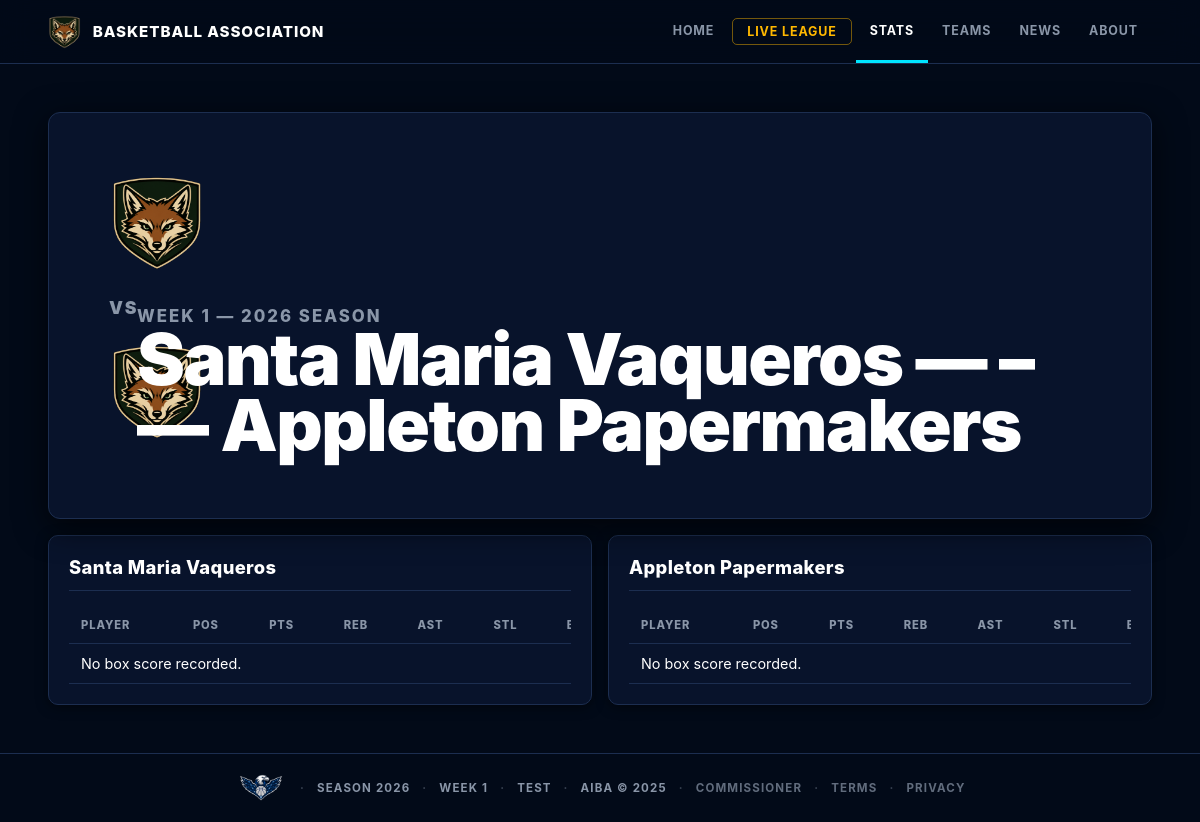
The app's page /games/1 with its own data.
### tables this page shows
CREATE TABLE games (
            id           INTEGER PRIMARY KEY,
            home_team_id INTEGER NOT NULL REFERENCES teams(id),
            away_team_id INTEGER NOT NULL REFERENCES teams(id),
            week         INTEGER NOT NULL,
            season_year  INTEGER NOT NULL,
            home_score   INTEGER,
            away_score   INTEGER,
            played       INTEGER DEFAULT 0
        , q1_home INTEGER, q2_home INTEGER, q3_home INTEGER, q4_home INTEGER, q1_away INTEGER, q2_away INTEGER, q3_away INTEGER, q4_away INTEGER, mvp_player_id INTEGER, playoff_series_id INTEGER, possessions INTEGER);

CREATE TABLE teams (
            id          INTEGER PRIMARY KEY,
            city        TEXT NOT NULL,
            name        TEXT NOT NULL,
            abbreviation TEXT NOT NULL,
            mascot     TEXT,
            colors      TEXT,
            logo_description TEXT,
            motto       TEXT,
            arena       TEXT,
            team_archetype TEXT,
            play_style  TEXT,
            reputation  TEXT,
            rivalry     TEXT,
            signature_trait TEXT
        , fan_pitch TEXT, pressure_label TEXT, rivalry_intensity REAL DEFAULT 0.5);

CREATE TABLE league_state (
            id           INTEGER PRIMARY KEY,
            current_week INTEGER DEFAULT 1,
            season_year  INTEGER DEFAULT 2026,
            mode         TEXT DEFAULT 'test',
            official_started INTEGER DEFAULT 0,
            offseason_stage TEXT,
            offseason_from_season INTEGER,
            last_updated TEXT
        , phase TEXT DEFAULT 'regular_season');

### web_app.py (the view)
@app.route("/games/<int:game_id>")
def game_page(game_id):
    def load(conn):
        detail = q.game_detail(conn, game_id)
        state = q.get_state(conn)
        return {"state": state, "detail": detail}
    data = with_conn(load)
    if not data["state"]:
        return render_no_league()
    if not data["detail"]:
        return render_template("not_found.html", title="Game not found"), 404
    return render_template("game_detail.html", **data, active="scores")

### league/database.py (called while the page is built)
def get_connection():
    url = os.environ.get("DATABASE_URL")
    if url:
        import psycopg2
        from urllib.parse import urlparse, unquote
        url = url.strip()
        p = urlparse(url)
        pg = psycopg2.connect(
            host=p.hostname,
            port=p.port or 5432,
            dbname=p.path.lstrip("/"),
            user=p.username,
            password=unquote(p.password, encoding="latin-1") if p.password else None,
        )
        pg.autocommit = False
        return _PGConn(pg)
    else:
        conn = sqlite3.connect(DB_PATH)
        conn.row_factory = sqlite3.Row
        conn.execute("PRAGMA foreign_keys = ON")
        return conn

### league/web_queries.py (called while the page is built)
def dicts(rows):
    return [dict(row) for row in rows]

def one(row):
    return dict(row) if row else None

def get_state(conn):
    return one(conn.execute("SELECT * FROM league_state WHERE id = 1").fetchone())

def get_site_chrome(conn):
    return {
        "state": get_state(conn),
        "teams": dicts(conn.execute(
            "SELECT id, city, name, abbreviation FROM teams ORDER BY city"
        ).fetchall()),
    }

### web_app.py (called while the page is built)
def with_conn(callback):
    conn = get_connection()
    try:
        return callback(conn)
    finally:
        conn.close()

@app.context_processor
def inject_chrome():
    def load():
        return with_conn(q.get_site_chrome)
    try:
        chrome = load()
    except Exception:
        chrome = {"state": None, "teams": []}
    return chrome

### templates/game_detail.html (shortened to what this page needs)
{% extends "base.html" %}
{% block content %}
<section class="game-hero">
  <div class="game-matchup-logos" style="display:flex;align-items:center;gap:24px;margin-bottom:16px;flex-wrap:wrap;">
    <div style="text-align:center;">
      <img src="{{ url_for('static', filename='images/teams/' ~ detail.game.home_abbr ~ '/primary.png') }}"
           alt="{{ detail.game.home_abbr }}"
           class="logo-primary"
           style="height:100px;"
           onerror="this.style.display='none';this.nextElementSibling.style.display='grid'">
    </div>
    <span style="font-size:1.1rem;font-weight:900;color:var(--muted);letter-spacing:.1em;">VS</span>
    <div style="text-align:center;">
      <img src="{{ url_for('static', filename='images/teams/' ~ detail.game.away_abbr ~ '/primary.png') }}"
           alt="{{ detail.game.away_abbr }}"
           class="logo-primary"
           style="height:100px;"
           onerror="this.style.display='none';this.nextElementSibling.style.display='grid'">
    </div>
  </div>
  <div>
    <p class="eyebrow">Week {{ detail.game.week }} &mdash; {{ detail.game.season_year }} Season</p>
    <h1>{{ detail.game.home_name }} {{ detail.game.home_score or "—" }} &ndash; {{ detail.game.away_score or "—" }} {{ detail.game.away_name }}</h1>
  </div>
</section>
<section class="section-grid" style="margin-top:16px;">
  {% for team_name in [detail.game.home_name, detail.game.away_name] %}
    <div class="panel">
      <div class="section-head"><h2>{{ team_name }}</h2></div>
      <div class="table-wrap">
        <table>
          <thead><tr><th>Player</th><th>Pos</th><th>PTS</th><th>REB</th><th>AST</th><th>STL</th><th>BLK</th></tr></thead>
          <tbody>
            {% for row in detail.box if row.team_name == team_name %}
              <tr{% if detail.mvp and row.player_id == detail.mvp.player_id %} class="mvp-row"{% endif %}>
                <td><a href="{{ url_for('player_page', player_id=row.player_id) }}">{{ row.player }}</a>{% if detail.mvp and row.player_id == detail.mvp.player_id %} <span class="mvp-pip">MVP</span>{% endif %}</td>
                <td>{{ row.position }}</td>
                <td>{{ row.points }}</td>
                <td>{{ row.rebounds }}</td>
                <td>{{ row.assists }}</td>
                <td>{{ row.steals }}</td>
                <td>{{ row.blocks }}</td>
              </tr>
            {% else %}
              <tr><td colspan="7">No box score recorded.</td></tr>
            {% endfor %}
          </tbody>
        </table>
      </div>
    </div>
  {% endfor %}
</section>
{% endblock %}

### templates/base.html (shortened to what this page needs)
<!doctype html>
<html lang="en">
<head>
  <link rel="stylesheet" href="{{ url_for('static', filename='site.css') }}">
</head>
<body>
  <header class="site-header">
    <a class="brand" href="{{ url_for('home') }}">
      <img src="{{ url_for('static', filename='images/league/primary.png') }}"
           alt="AIBA"
           class="brand-logo"
           onerror="this.style.display='none';this.nextElementSibling.style.display='inline-flex'">
      <span class="brand-copy">Basketball Association</span>
    </a>
    <nav class="nav" aria-label="Primary">
      <a class="{{ 'active' if active == 'home' else '' }}" href="{{ url_for('home') }}">Home</a>
      <a class="nav-cta {{ 'active' if active == 'live_league' else '' }}" href="{{ url_for('live_league') }}">Live League</a>
      <div class="nav-group">
        <a class="{{ 'active' if active in ('standings','scores','leaders') else '' }}" href="{{ url_for('standings') }}">Stats</a>
      </div>
      <div class="nav-group">
        <a class="{{ 'active' if active in ('teams','players') else '' }}" href="{{ url_for('teams') }}">Teams</a>
      </div>
      <a class="{{ 'active' if active == 'news' else '' }}" href="{{ url_for('news') }}">News</a>
      <div class="nav-group">
        <a class="{{ 'active' if active in ('about','contact') else '' }}" href="{{ url_for('about') }}">About</a>
      </div>
    </nav>
  </header>
  <main>
    {% block content %}{% endblock %}
  </main>
  <footer class="footer">
    <img src="{{ url_for('static', filename='images/league/secondary.png') }}"
         alt="AIBA"
         class="logo-league-secondary"
         onerror="this.style.display='none'">
    <span>Season {{ state.season_year if state else "—" }}</span>
    <span>Week {{ state.current_week if state else "—" }}</span>
    <span>{{ state.mode|upper if state else "NO LEAGUE" }}</span>
    <span>AIBA &copy; 2025</span>
    <span><a href="{{ url_for('commissioner') }}" style="color:inherit;opacity:0.7;">Commissioner</a></span>
    <span><a href="{{ url_for('terms') }}" style="color:inherit;opacity:0.7;">Terms</a></span>
    <span><a href="{{ url_for('privacy') }}" style="color:inherit;opacity:0.7;">Privacy</a></span>
  </footer>
</body>
</html>

### static/site.css (style rules this page uses)
:root { --bg: #020A18; --surface: #08132B; --surface-2: #0d1c3a; --surface-3: #142444; --border: #1c2e50; --border-bright: #2e4570; --text: #FFFFFF; --muted: #8A96A8; --accent: #00E5FF; --accent-light: #3DF3FF; --accent-glow: rgba(0, 229, 255, 0.15); --blue: #0078FF; --gold: #FFB800; --gold-hover: #CC9400; --gold-light: #FFD166; --gold-glow: rgba(255, 184, 0, 0.25); --silver: #C0C0C0; --green: #22c55e; --red: #ef4444; --shadow: 0 8px 32px rgba(0, 0, 0, 0.7); --shadow-sm: 0 2px 12px rgba(0, 0, 0, 0.5); }
* { box-sizing: border-box; }
html { scroll-behavior: smooth; }
body { margin: 0; background: var(--bg); color: var(--text); font-family: -apple-system, BlinkMacSystemFont, "Segoe UI", Roboto, "Helvetica Neue", Arial, sans-serif; }
a { color: inherit; text-decoration: none; }
.site-header { position: sticky; top: 0; z-index: 100; display: flex; align-items: center; justify-content: space-between; gap: 16px; padding: 0 clamp(16px, 4vw, 48px); height: 64px; background: rgba(2, 10, 24, 0.96); border-bottom: 1px solid var(--border); backdrop-filter: blur(16px); }
.brand { display: flex; align-items: center; gap: 12px; text-decoration: none; flex-shrink: 0; }
.brand-copy { font-size: 0.95rem; font-weight: 800; text-transform: uppercase; letter-spacing: 0.06em; color: var(--text); }
.nav { display: flex; align-items: stretch; height: 100%; gap: 0; }
.nav a { display: flex; align-items: center; padding: 0 14px; font-size: 0.78rem; font-weight: 700; text-transform: uppercase; letter-spacing: 0.07em; color: var(--muted); border-bottom: 3px solid transparent; transition: color 0.15s, border-color 0.15s; }
.nav a.active { color: white; border-bottom-color: var(--accent); }
.nav a.nav-cta { color: var(--gold); border: 1px solid rgba(255, 184, 0, 0.45); border-radius: 5px; padding: 5px 14px; margin: auto 4px; }
.nav-group { position: relative; display: flex; align-items: stretch; }
main { width: min(1440px, 100%); margin: 0 auto; padding: clamp(20px, 4vw, 48px); }
.league-hero, .team-hero, .player-hero, .game-hero, .commissioner-hero, .page-hero { position: relative; overflow: hidden; padding: clamp(28px, 5vw, 60px); border: 1px solid var(--border); border-radius: 12px; background: var(--surface); box-shadow: var(--shadow); }
.league-hero, .team-hero, .player-hero, .game-hero, .commissioner-hero, .page-hero { display: grid; grid-template-columns: minmax(0, 1.3fr) auto; gap: 28px; align-items: end; min-height: 240px; }
.eyebrow { margin: 0 0 12px; color: var(--accent); font-size: 0.72rem; font-weight: 800; text-transform: uppercase; letter-spacing: 0.12em; }
h1 { margin: 0; font-size: clamp(2.2rem, 6vw, 5.5rem); font-weight: 900; line-height: 0.92; letter-spacing: -0.02em; color: var(--text); }
h2 { margin: 0; font-size: 1.15rem; font-weight: 800; letter-spacing: 0.02em; }
p { overflow-wrap: anywhere; }
.league-hero p, .page-hero p, .team-hero p, .player-hero p, .game-hero p, .commissioner-hero p { max-width: 640px; margin: 14px 0 0; color: var(--muted); font-size: 1.05rem; }
.section-grid { display: grid; grid-template-columns: repeat(2, minmax(0, 1fr)); gap: 16px; margin-top: 16px; }
.panel { padding: 20px; border: 1px solid var(--border); background: var(--surface); border-radius: 10px; box-shadow: var(--shadow-sm); }
.section-head { display: flex; align-items: center; justify-content: space-between; gap: 12px; margin-bottom: 16px; padding-bottom: 12px; border-bottom: 1px solid var(--border); }
.table-wrap { overflow-x: auto; }
table { width: 100%; border-collapse: collapse; min-width: 560px; }
th, td { padding: 11px 12px; border-bottom: 1px solid var(--border); text-align: left; white-space: nowrap; }
th { color: var(--muted); font-size: 0.7rem; font-weight: 800; text-transform: uppercase; letter-spacing: 0.08em; }
td { font-size: 0.9rem; }
.footer { display: flex; flex-wrap: wrap; gap: 12px; justify-content: center; align-items: center; padding: 20px 28px; border-top: 1px solid var(--border); color: var(--muted); font-size: 0.72rem; font-weight: 700; text-transform: uppercase; letter-spacing: 0.1em; }
.footer span::before { content: "·"; margin-right: 12px; opacity: 0.4; }
.logo-league-secondary { height: 28px; width: auto; display: block; }
.logo-primary { height: 120px; width: auto; display: block; align-self: flex-start; }
.brand-logo { height: 34px; width: auto; display: block; }

### records on screen
games: game.week "1", game.season_year "2026"
teams: game.home_name "Santa Maria Vaqueros", rivalry "Santa Maria Vaqueros"
teams: game.away_name "Appleton Papermakers", rivalry "Appleton Papermakers"
league_state: season_year "2026", current_week "1", mode "TEST"

### other values on screen
{{ detail.game.home_score or "—" }} "—"
{{ detail.game.away_score or "—" }} "—"
